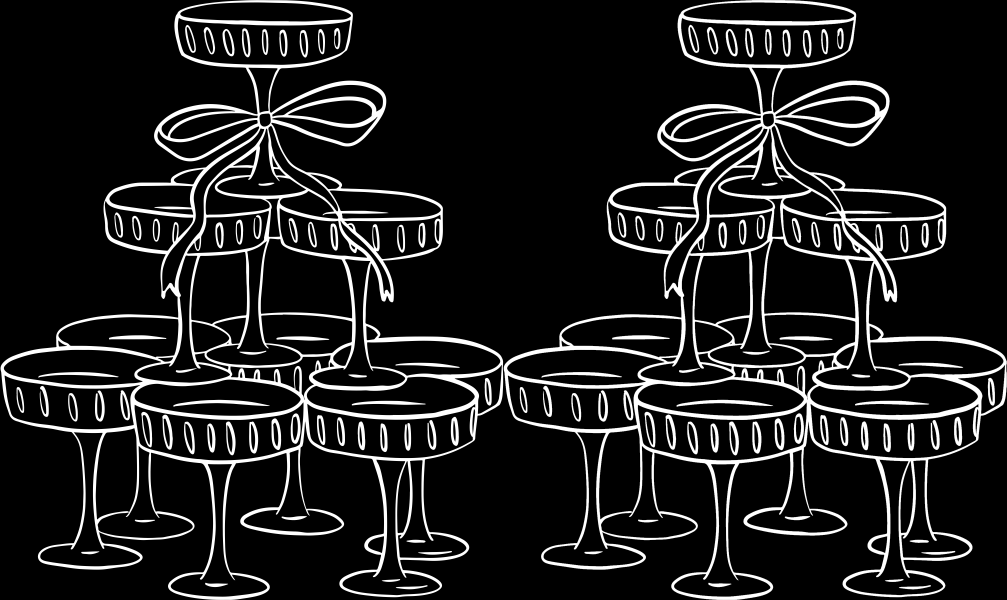
#> input picture _assets/media/07cde8549acdebe10312cdb3f3cfebfd.png, 4026 x 2400 px (shown at 1/4 size); its folder holds only this picture in this run
$ python create_collage.py
#> lines starting #> are read from the running program, lines starting #| are printed output that depends on the picture
import os
import cairosvg
from PIL import Image, ImageDraw, ImageFont

media_dir = '_assets/media'
images = []
labels = []

# Process SVGs and convert to PNG in memory or temp
for f in os.listdir(media_dir):
    path = os.path.join(media_dir, f)
    try:
        if f.endswith('.svg'):
            out_path = f'/tmp/{f}.png'
            cairosvg.svg2png(url=path, write_to=out_path, parent_width=200, parent_height=200)
            img = Image.open(out_path).convert('RGBA')
            images.append(img)
            labels.append(f)
        elif f.endswith('.png') or f.endswith('.jpg'):
            img = Image.open(path).convert('RGBA')
            img.thumbnail((200, 200))
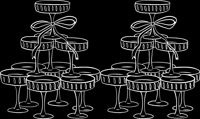
#> img: PIL image 200x119 RGBA; mean R, G, B, A 31.6, 31.6, 31.6, 255
            images.append(img)
            labels.append(f)
    except Exception as e:
        pass

if not images:
    print("No images found.")
    exit(0)

# Create a collage
cols = 4
rows = (len(images) + cols - 1) // cols
#> rows = 1
cell_w = 250
cell_h = 250
collage = Image.new('RGB', (cols * cell_w, rows * cell_h), (255, 255, 255))
#> collage: PIL image 1000x250 RGB; every value is 255
draw = ImageDraw.Draw(collage)

for i, (img, label) in enumerate(zip(images, labels)):
    r = i // cols
    c = i % cols
    x = c * cell_w
    y = r * cell_h

    # paste image centered
    ix = x + (cell_w - img.width) // 2
    iy = y + (cell_h - 20 - img.height) // 2
    collage.paste(img, (ix, iy), img)

    # draw label
    draw.text((x + 10, y + cell_h - 20), label, fill=(0,0,0))
#> this loop made 1 pass
#> (label, r, c, x, y, ix, iy) on pass 1: ('07cde8549acdebe10312cdb3f3cfebfd.png', 0, 0, 0, 0, 25, 55)
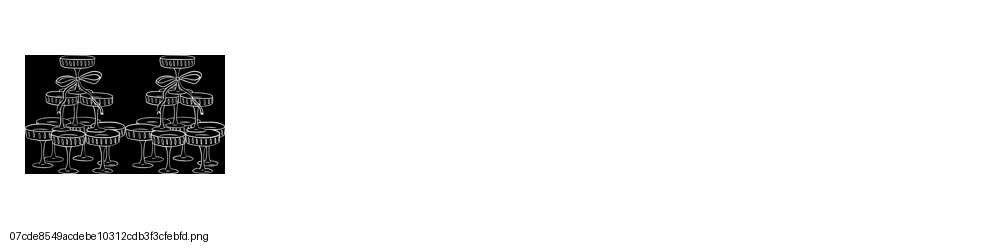
#> collage: PIL image 1000x250 RGB; min 0, max 255, mean 233.2

collage.save('collage.png')
print("Collage saved as collage.png")

$ run again, on _assets/media/543fd436ffbba367ffc581ab7944f69e.png
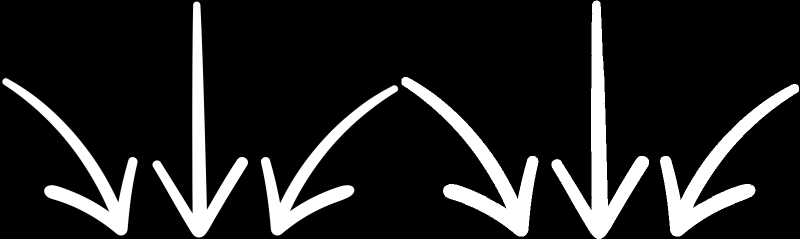
#> input picture _assets/media/543fd436ffbba367ffc581ab7944f69e.png, 1600 x 477 px (shown at 1/2 size)
#> `img.thumbnail((200, 200))`:
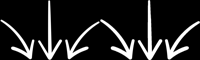
#> img: PIL image 200x60 RGBA; mean R, G, B, A 34.3, 34.3, 34.3, 255
#> rows = 1
#> the loop `for i, (img, label) in enumerate(zip(images, labels)):` made 1 pass
#> (label, r, c, x, y, ix, iy) on pass 1: ('543fd436ffbba367ffc581ab7944f69e.png', 0, 0, 0, 0, 25, 85)
#> after the loop `for i, (img, label) in enumerate(zip(images, labels)):`:
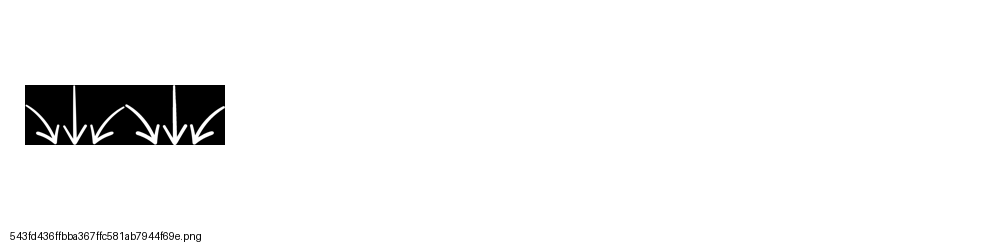
#> collage: PIL image 1000x250 RGB; min 0, max 255, mean 243.9

$ run again, on _assets/media/54a1db127662b159464025560d07af3c.jpg
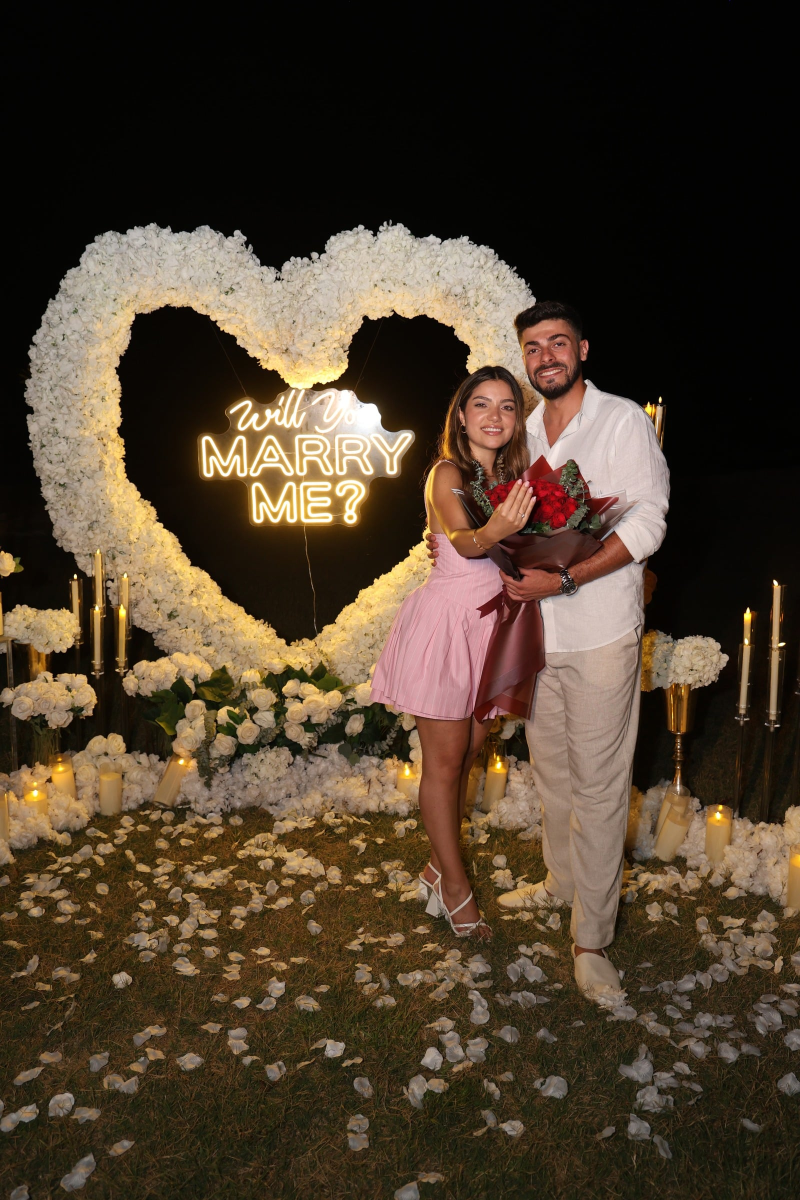
#> input picture _assets/media/54a1db127662b159464025560d07af3c.jpg, 1600 x 2400 px (shown at 1/2 size)
#> `img.thumbnail((200, 200))`:
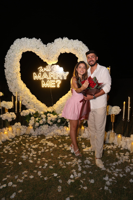
#> img: PIL image 133x200 RGBA; mean R, G, B, A 76.7, 61.8, 45, 255
#> rows = 1
#> the loop `for i, (img, label) in enumerate(zip(images, labels)):` made 1 pass
#> (label, r, c, x, y, ix, iy) on pass 1: ('54a1db127662b159464025560d07af3c.jpg', 0, 0, 0, 0, 58, 15)
#> after the loop `for i, (img, label) in enumerate(zip(images, labels)):`:
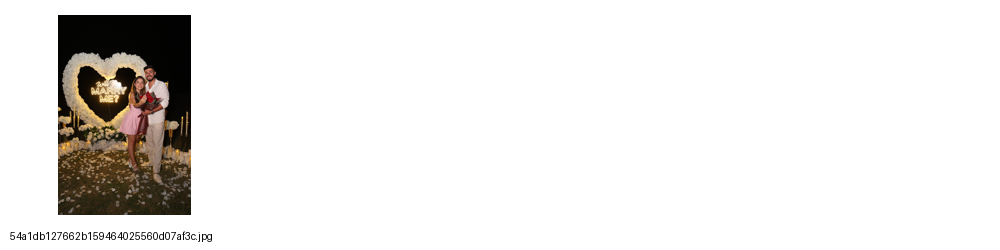
#> collage: PIL image 1000x250 RGB; mean R, G, B 235.5, 233.9, 232.1
